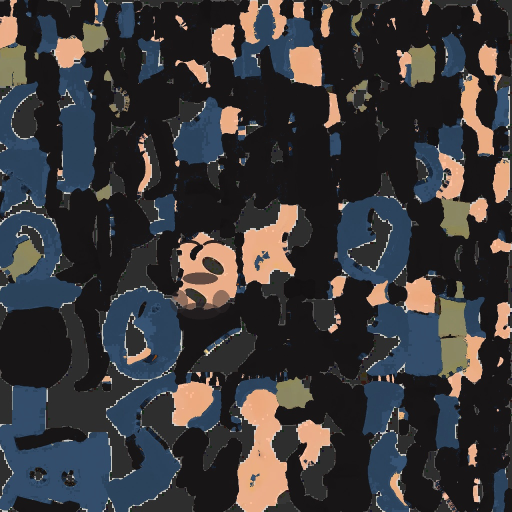
#> input picture assets/baldu-color.jpg, 1024 x 1024 px, found by its file name (shown at 1/2 size)
$ python create_giuseppe_texture.py
#> lines starting #> are read from the running program, lines starting #| are printed output that depends on the picture; after the words box and inside, x2 and y2 are one past the last pixel; in counts of white or black regions, pixels touching at a corner belong together
# tools/create_giuseppe_texture.py
import numpy as np
from PIL import Image, ImageDraw, ImageFilter

# Load base texture (baldu-color.jpg)
src = "assets/baldu-color.jpg"
im = Image.open(src).convert("RGB")
#> im is the input picture: PIL image 1024x1024 RGB; mean R, G, B 57.6, 56, 57.6
w, h = im.size
#> w = 1024; h = 1024
print(f"Loaded {src} of size {w}x{h}")
#| Loaded assets/baldu-color.jpg of size 1024x1024

arr = np.array(im, dtype=np.float32)
r, g, b = arr[:,:,0], arr[:,:,1], arr[:,:,2]
lum = 0.299 * r + 0.587 * g + 0.114 * b

# 1. Sky-Blue Shirt:
# In baldu-color.jpg, the hoodie was slate-blue or dark green/yellow
# Mask anything that is hoodie/coat:
# In baldu, slate-blue was roughly r: 20-140, g: 35-180, b: 55-230 with b > r
# Let's also check explorer raincoat colors
hoodie_mask = (b > r * 1.05) & (b > 45) & (lum > 30) & (lum < 210)
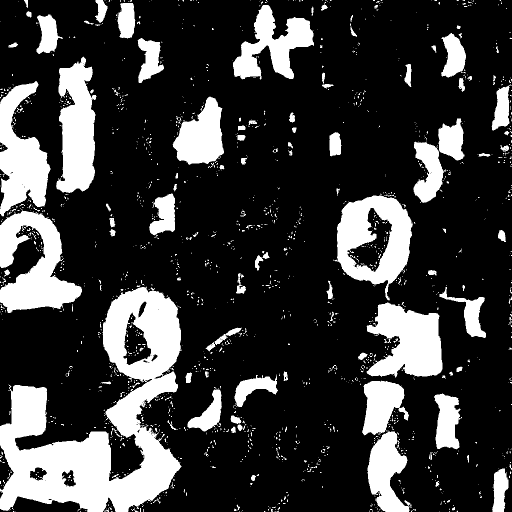
#> hoodie_mask: shape (1024, 1024) bool (shown at 1/2 size); 23.1% white; 1674 white regions (1510 under 20 px), largest, box (x1, y1, x2, y2) and area: (0, 573, 364, 1024) 71271, (0, 421, 164, 626) 17902, (667, 391, 826, 601) 16908
# Also include any remaining yellow/orange jacket regions
yellow_mask = (r > 140) & (g > 100) & (b < 120) & (r > b * 1.3)
#> yellow_mask: shape (1024, 1024) bool; 1% white; 814 white regions (757 under 20 px), largest, box (x1, y1, x2, y2) and area: (30, 479, 83, 532) 1221, (817, 89, 870, 136) 1093, (0, 89, 52, 118) 952
coat_mask = hoodie_mask | yellow_mask

# Sky blue dress shirt palette: Base RGB (120, 171, 220)
norm_lum = np.clip(lum / 130.0, 0.4, 1.4)
shirt_r = norm_lum * 115.0
shirt_g = norm_lum * 168.0
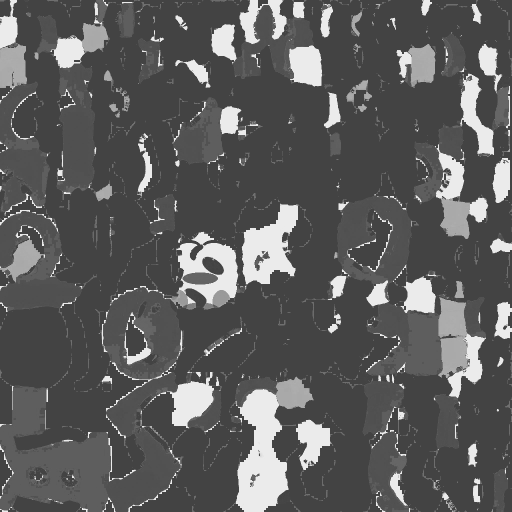
#> shirt_g: shape (1024, 1024) float32 (shown at 1/2 size); min 67.2, max 235.2, mean 92.9
shirt_b = norm_lum * 222.0

arr[coat_mask, 0] = np.clip(shirt_r[coat_mask], 40, 180)
arr[coat_mask, 1] = np.clip(shirt_g[coat_mask], 70, 225)
arr[coat_mask, 2] = np.clip(shirt_b[coat_mask], 100, 255)

# 2. Hair -> Bald clay skin tone:
# In baldu-color.jpg, hair was dark curls (r < 65, g < 55, b < 60)
# Top-left and center-top areas of texture generally contain hair and head UVs
# Skin tone: RGB around (241, 190, 156)
hair_mask = (r < 75) & (g < 65) & (b < 70) & (lum < 75)
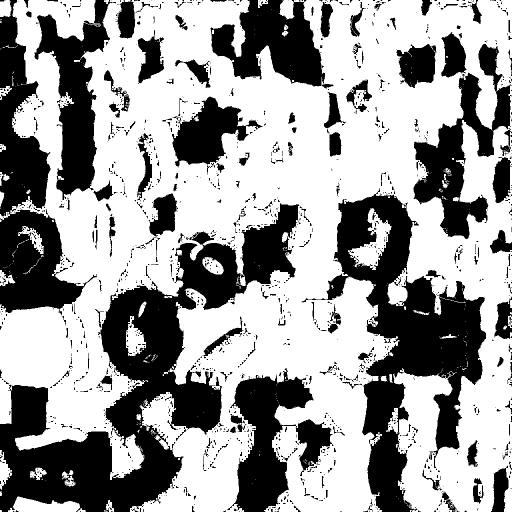
#> hair_mask: shape (1024, 1024) bool (shown at 1/2 size); 61.5% white; 1528 black regions (1243 under 20 px), largest, box (x1, y1, x2, y2) and area: (0, 406, 599, 1024) 109995, (603, 376, 972, 1024) 76854, (0, 0, 194, 631) 44972
skin_r = 238.0 + (lum - 40) * 0.4
skin_g = 188.0 + (lum - 40) * 0.35
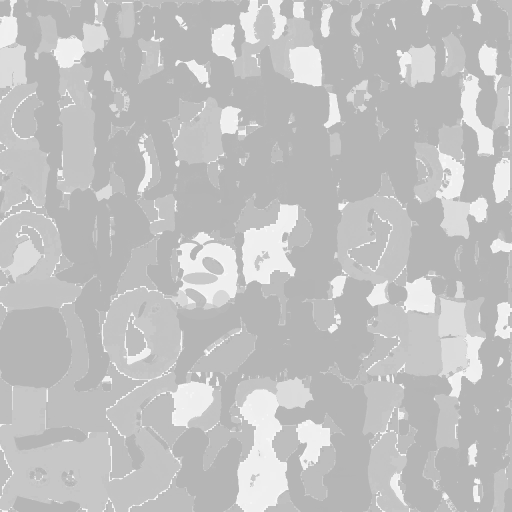
#> skin_g: shape (1024, 1024) float32 (shown at 1/2 size); min 177.2, max 253.6, mean 193.8
skin_b = 152.0 + (lum - 40) * 0.3
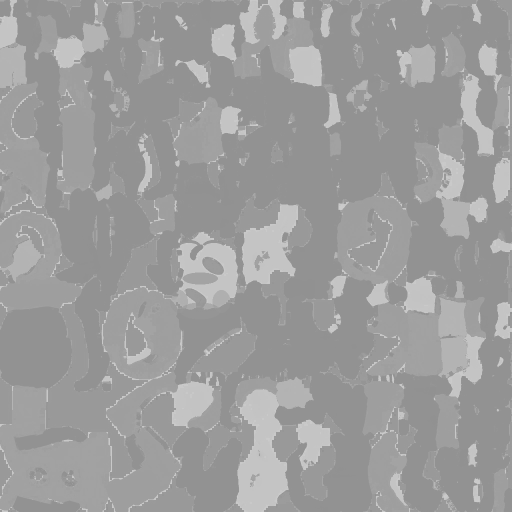
#> skin_b: shape (1024, 1024) float32 (shown at 1/2 size); min 142.7, max 208.2, mean 157

# Apply skin tone to hair areas to make scalp smooth and bald
arr[hair_mask, 0] = np.clip(skin_r[hair_mask], 190, 250)
arr[hair_mask, 1] = np.clip(skin_g[hair_mask], 150, 215)
arr[hair_mask, 2] = np.clip(skin_b[hair_mask], 120, 185)
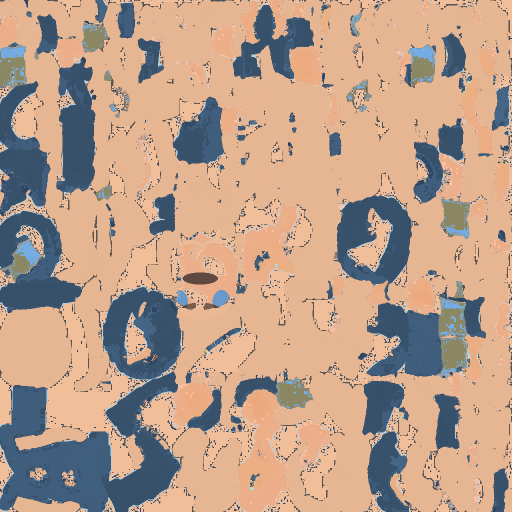
#> arr: shape (1024, 1024, 3) float32 (shown at 1/2 size); mean R, G, B 185.7, 157.2, 137.9

# 3. Trousers: Dark charcoal / navy dress pants: RGB (36, 40, 48)
# Trousers in explorer/baldu are bottom regions
pants_mask = (lum > 20) & (lum < 100) & (abs(r - g) < 25) & (abs(g - b) < 25) & (~hair_mask)
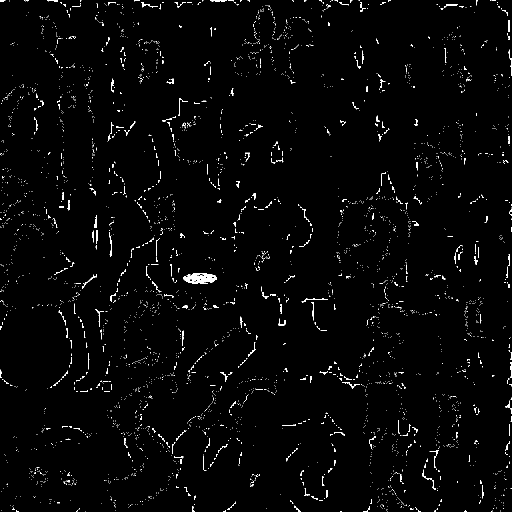
#> pants_mask: shape (1024, 1024) bool (shown at 1/2 size); 1.9% white in thin lines or dots
arr[pants_mask, 0] = np.clip(lum[pants_mask] * 0.40, 20, 60)
arr[pants_mask, 1] = np.clip(lum[pants_mask] * 0.45, 24, 70)
arr[pants_mask, 2] = np.clip(lum[pants_mask] * 0.55, 30, 85)

out_im = Image.fromarray(np.uint8(arr))

# Let's paint Giuseppe's gentle eyebrows and cheerful expression on face region
draw = ImageDraw.Draw(out_im)
# Face UVs are around (320, 448) to (576, 640)
# Ensure skin tone is smooth and glowing
out_im.save("assets/giuseppe-color.jpg", "JPEG", quality=95)
print("Saved assets/giuseppe-color.jpg successfully!")

$ run again, with assets/cave-mushroom-amber-glow.jpg copied over assets/baldu-color.jpg
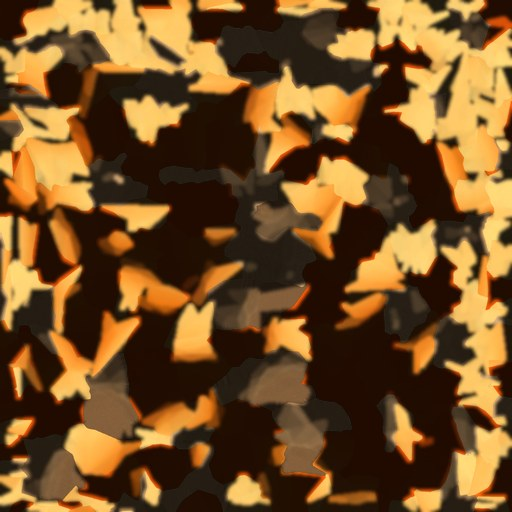
#> input picture assets/cave-mushroom-amber-glow.jpg, 512 x 512 px, found by its file name
#> im is the input picture: PIL image 512x512 RGB; mean R, G, B 116.6, 80.2, 37.4
#| Loaded assets/baldu-color.jpg of size 512x512
#> hoodie_mask: shape (512, 512) bool; every value is 0
#> `yellow_mask = (r > 140) & (g > 100) & (b < 120) & (r > b * 1.3)`:
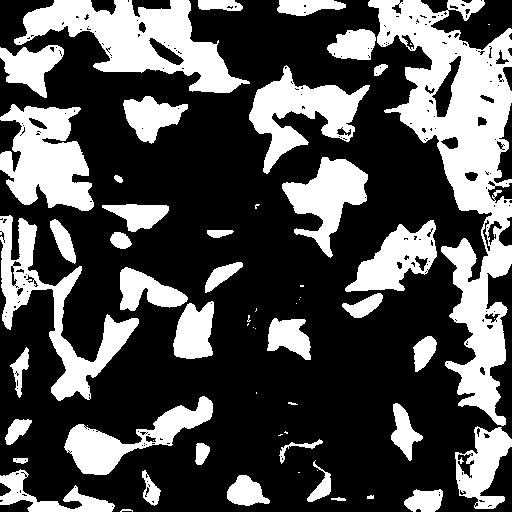
#> yellow_mask: shape (512, 512) bool; 32% white; 61 white regions (21 under 20 px), largest, box (x1, y1, x2, y2) and area: (368, 0, 512, 426) 22173, (14, 0, 250, 93) 9489, (0, 104, 94, 211) 6506
#> hair_mask: shape (512, 512) bool; 50.6% white; 30 black regions (3 under 20 px), largest, box (x1, y1, x2, y2) and area: (0, 0, 372, 512) 52611, (304, 0, 512, 512) 39912, (222, 283, 377, 505) 10324
#> pants_mask: shape (512, 512) bool; 2% white; 322 white regions (284 under 20 px), largest, box (x1, y1, x2, y2) and area: (51, 33, 108, 64) 508, (304, 32, 337, 48) 293, (454, 414, 475, 450) 265
#> `arr[pants_mask, 1] = np.clip(lum[pants_mask] * 0.45, 24, 70)`:
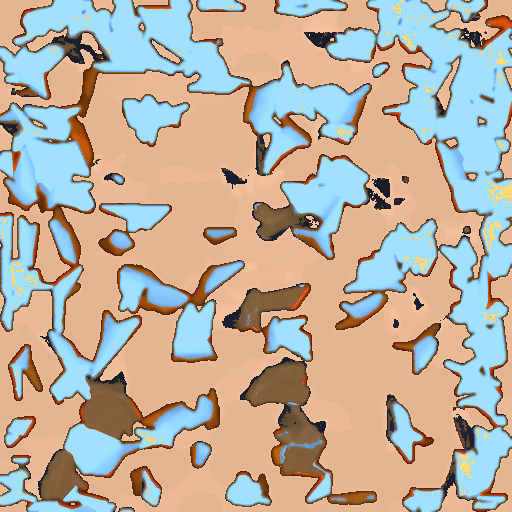
#> arr: shape (512, 512, 3) float32; mean R, G, B 186.2, 174.1, 161.2
